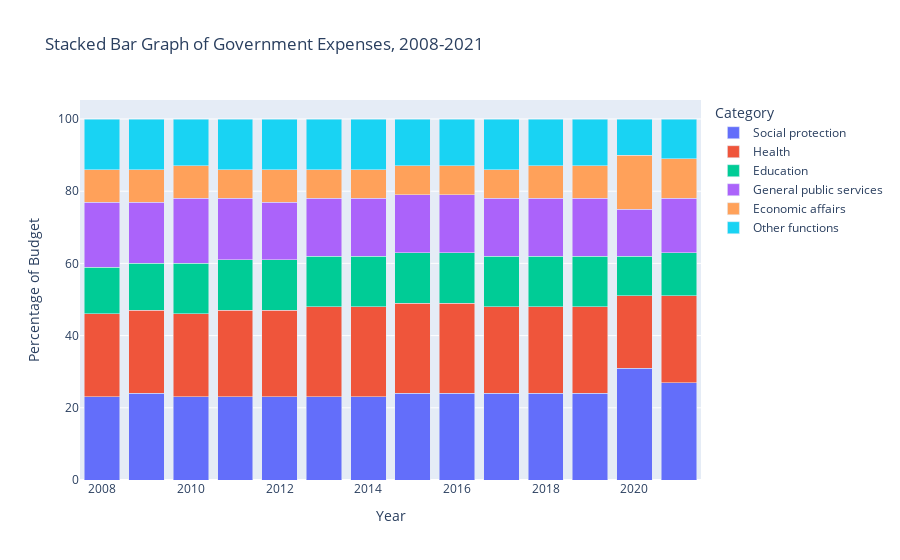

Here is the notebook cell this chart was saved with:
### Markdown cell above
We can first create a visualization representing the general progression of government expenses.

### Code cell
columns = overall_expenses.columns[1:7]

stacked_categories = px.bar(overall_expenses, x='Year', y=columns, title="Stacked Bar Graph of Government Expenses, 2008-2021",
             labels={'variable': f"Category", 'index': "Year", 'value': 'Percentage of Budget'})

stacked_categories.update_layout(barmode='stack').show()

### Figure 1 — Plotly figure (JSON) as saved in the notebook; plotly's stock layout.template omitted (floating-point values rounded to 4 significant figures)
{"data": [{"alignmentgroup": "True", "hovertemplate": "Category=Social protection<br>Year=%{x}<br>Percentage of Budget=%{y}<extra></extra>", "legendgroup": "Social protection", "marker": {"color": "#636efa", "pattern": {"shape": ""}}, "name": "Social protection", "offsetgroup": "Social protection", "orientation": "v", "showlegend": true, "textposition": "auto", "type": "bar", "x": [2008, 2009, 2010, 2011, 2012, 2013, 2014, 2015, 2016, 2017, 2018, 2019, 2020, 2021], "xaxis": "x", "y": [23, 24, 23, 23, 23, 23, 23, 24, 24, 24, 24, 24, 31, 27], "yaxis": "y"}, {"alignmentgroup": "True", "hovertemplate": "Category=Health<br>Year=%{x}<br>Percentage of Budget=%{y}<extra></extra>", "legendgroup": "Health", "marker": {"color": "#EF553B", "pattern": {"shape": ""}}, "name": "Health", "offsetgroup": "Health", "orientation": "v", "showlegend": true, "textposition": "auto", "type": "bar", "x": [2008, 2009, 2010, 2011, 2012, 2013, 2014, 2015, 2016, 2017, 2018, 2019, 2020, 2021], "xaxis": "x", "y": [23, 23, 23, 24, 24, 25, 25, 25, 25, 24, 24, 24, 20, 24], "yaxis": "y"}, {"alignmentgroup": "True", "hovertemplate": "Category=Education<br>Year=%{x}<br>Percentage of Budget=%{y}<extra></extra>", "legendgroup": "Education", "marker": {"color": "#00cc96", "pattern": {"shape": ""}}, "name": "Education", "offsetgroup": "Education", "orientation": "v", "showlegend": true, "textposition": "auto", "type": "bar", "x": [2008, 2009, 2010, 2011, 2012, 2013, 2014, 2015, 2016, 2017, 2018, 2019, 2020, 2021], "xaxis": "x", "y": [13, 13, 14, 14, 14, 14, 14, 14, 14, 14, 14, 14, 11, 12], "yaxis": "y"}, {"alignmentgroup": "True", "hovertemplate": "Category=General public services<br>Year=%{x}<br>Percentage of Budget=%{y}<extra></extra>", "legendgroup": "General public services", "marker": {"color": "#ab63fa", "pattern": {"shape": ""}}, "name": "General public services", "offsetgroup": "General public services", "orientation": "v", "showlegend": true, "textposition": "auto", "type": "bar", "x": [2008, 2009, 2010, 2011, 2012, 2013, 2014, 2015, 2016, 2017, 2018, 2019, 2020, 2021], "xaxis": "x", "y": [18, 17, 18, 17, 16, 16, 16, 16, 16, 16, 16, 16, 13, 15], "yaxis": "y"}, {"alignmentgroup": "True", "hovertemplate": "Category=Economic affairs<br>Year=%{x}<br>Percentage of Budget=%{y}<extra></extra>", "legendgroup": "Economic affairs", "marker": {"color": "#FFA15A", "pattern": {"shape": ""}}, "name": "Economic affairs", "offsetgroup": "Economic affairs", "orientation": "v", "showlegend": true, "textposition": "auto", "type": "bar", "x": [2008, 2009, 2010, 2011, 2012, 2013, 2014, 2015, 2016, 2017, 2018, 2019, 2020, 2021], "xaxis": "x", "y": [9, 9, 9, 8, 9, 8, 8, 8, 8, 8, 9, 9, 15, 11], "yaxis": "y"}, {"alignmentgroup": "True", "hovertemplate": "Category=Other functions<br>Year=%{x}<br>Percentage of Budget=%{y}<extra></extra>", "legendgroup": "Other functions", "marker": {"color": "#19d3f3", "pattern": {"shape": ""}}, "name": "Other functions", "offsetgroup": "Other functions", "orientation": "v", "showlegend": true, "textposition": "auto", "type": "bar", "x": [2008, 2009, 2010, 2011, 2012, 2013, 2014, 2015, 2016, 2017, 2018, 2019, 2020, 2021], "xaxis": "x", "y": [14, 14, 13, 14, 14, 14, 14, 13, 13, 14, 13, 13, 10, 11], "yaxis": "y"}], "layout": {"barmode": "stack", "legend": {"title": {"text": "Category"}, "tracegroupgap": 0}, "title": {"text": "Stacked Bar Graph of Government Expenses, 2008-2021"}, "xaxis": {"anchor": "y", "domain": [0, 1], "title": {"text": "Year"}}, "yaxis": {"anchor": "x", "domain": [0, 1], "title": {"text": "Percentage of Budget"}}}}
